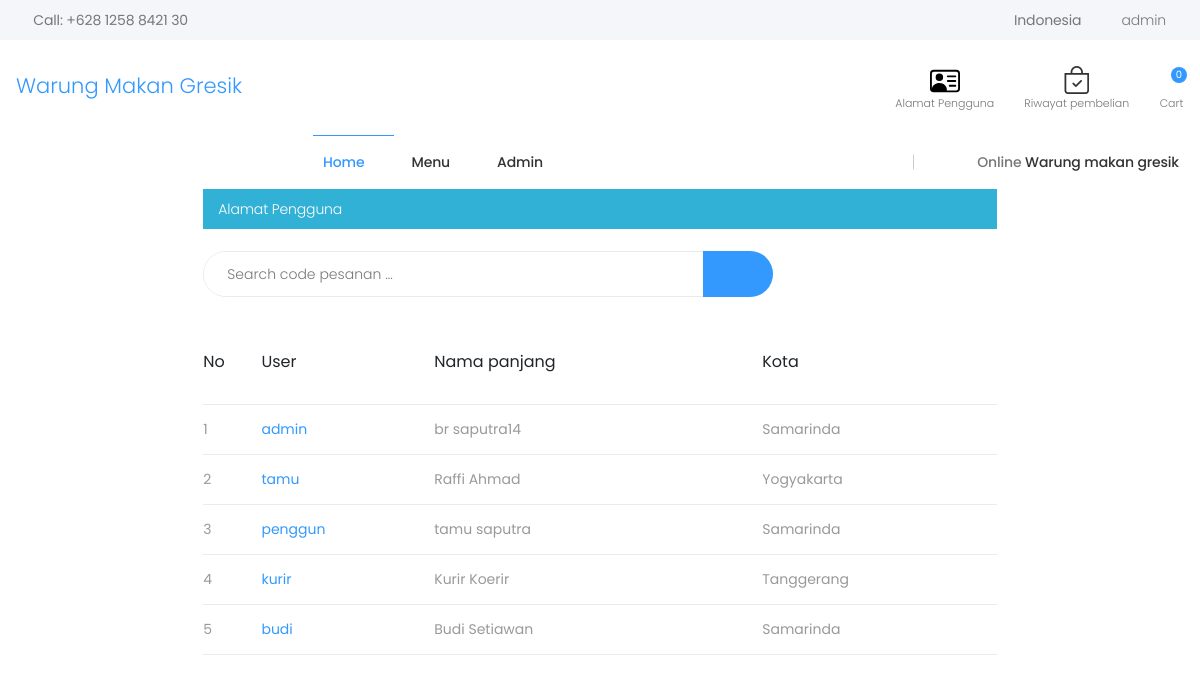
The page /alamat (signed in) on the database its author committed.
### order/models.py (models this page shows, shortened)
class Order(models.Model):
    PAYMENT_METHOD = (
        ('Cash on delivery', 'Cash on Delivery'),
        ('Dana "fake payment" ', 'Dana "fake payment" '),
    )
    code = models.CharField(max_length=100,blank=True,null=True)
    user = models.ForeignKey(User, on_delete = models.CASCADE)
    orderitems = models.ManyToManyField(Cart,related_name = 'cartt')
    catatan = models.TextField(blank=True,null=True)
    total_harga = models.CharField(max_length=100,blank=True,null=True)
    ordered = models.BooleanField(default=False)
    status = models.IntegerField(choices=status,default="1")
    created = models.DateTimeField(auto_now_add=True)
    paymentid = models.CharField(max_length=255,blank=True,null=True)
    orderid = models.CharField(max_length=255,blank=True,null=True)
    payment_method = models.CharField(max_length=30,choices=PAYMENT_METHOD,default="Cash on delivery",verbose_name="Metode pembayaran")
    def get_totals(self):
        total = 0
        return total

### payment/models.py (models this page shows, shortened)
class Billingaddress(models.Model):
    user = models.ForeignKey(User, on_delete=models.CASCADE)
    first_name = models.CharField(max_length=20, blank=True,null=True)
    last_name = models.CharField(max_length=20, blank=True,null=True)
    address1 = models.TextField(max_length=100,verbose_name="Alamat")
    address2 = models.TextField(verbose_name="Rincian Alamat")
    city = models.CharField(max_length=100, blank=True,null=True, verbose_name="Kota")
    zipcode = models.CharField(max_length=15, blank=True,null=True, verbose_name='Kode pos')
    phone_number = models.CharField(max_length=16,blank=True,null=True,verbose_name="Nomor Telepon")

### store/views.py (the view)
# urls.py: path('alamat', views.view_pembelian, name="view_pembelian"),
@user_passes_test(operator,login_url='home')
def view_pembelian (request):
    alamat = Billingaddress.objects.all()
    context = {
        'al':alamat
    }
    return render(request, 'alamat/pembeliann.html',context)

### control_page/templatetags/auth_extras.py (called while the page is built)
@register.filter(name='has_group')
def has_group(user, group_name):
    group = Group.objects.get(name=group_name)
    return True if group in user.groups.all() else False

### order/templatetags/cart_product.py (called while the page is built)
@register.filter
def cart_view(user):
    cart = Cart.objects.filter(user=user, purchased=False)
    if cart.exists():
        return cart
    else:
        return cart

@register.filter
def cart_total(user):
    order = Order.objects.filter(user=user, ordered=False)
    if order.exists():
        return order[0].get_totals()
    else:
        return 0

@register.filter
def cart_count(user):
    order = Order.objects.filter(user=user, ordered=False)
    if order.exists():
        return order[0].orderitems.count()
    else:
        return 0

### store/templatetags/category.py (called while the page is built)
@register.filter
def category(user):
    if user.is_authenticated:
        cat = Category.objects.filter(parent=None)
        return cat

### store/views.py (called while the page is built)
def operator(user):
    return user.groups.filter(name='operator').exists()

### store/templates/alamat/pembeliann.html (shortened to what this page needs)
{% extends 'base.html' %} {% block content %} {% load category %} {% load cart_product %} {% load auth_extras %} {% load static %}
<div class="dropdown cart-dropdown">
  <a href="#" class="dropdown-toggle" role="button" data-toggle="dropdown" aria-haspopup="true" aria-expanded="false" data-display="static">
    <div class="icon">
      {% if request.user.is_authenticated %}
      <span class="cart-count">{{request.user|cart_count}}</span>
      {% else %}
      <span class="cart-count">0</span>
      {% endif %}
    </div>
    <p>Cart</p>
  </a>
</div>
</div>
</div>
</div>
<div class="header-bottom sticky-header">
<div class="container">
<div class="header-left">
</div>
<div class="header-center">
<nav class="main-nav">
  <ul class="menu sf-arrows">
    <li class="megamenu-container active">
      <a href="{% url 'home'%}" class="sf-with-ul">Home</a>
    </li>
    <li>
      <a href="#" class="sf-with-ul">Menu</a>
      <ul>
          {% for cat in request.user|category %}
          {% if not cat.childern.all %}
        <li class="item-lead"><a href="/{{cat.name}}">{{cat.name}}</a></li>
        {% else %}
          </ul>
      </li>
        {% endif %}
        {% endfor %}
{% if request.user|has_group:"operator" %}
    <li>
      <a href="{% url 'cpage' %}" class="sf-with-ul">Admin</a>
    </li>
{% endif %}
</nav>
</div>
<div class="header-right">
<p>Online<span class="highlight">&nbsp;Warung makan gresik</span></p>
</div>
</div>
</div>
</header>
<div class="row">
  <div class="col-sm-8 offset-2">
    <h2 class="alert alert-info">Alamat Pengguna</h2>
    <div class="header-center" >
      <div class="header-search header-search-extended header-search-visible d-none d-lg-block">
        <form method="POST" action="{% url 'search_alamat' %}">
          <div class="header-search-wrapper search-wrapper-wide">
            <input type="search" class="form-control" name="pencarian_alamat" id="q" placeholder="Search code pesanan ..." required />
            <button class="btn btn-primary" type="submit"><i class="icon-search"></i></button>
          </div>
        </form>
      </div>
    </div>
    <table class="table">
      <thead>
        <tr>
          <td scope="col">No</td>
          <td scope="col">User</td>
          <td scope="col">Nama panjang</td>
          <td scope="col">Kota</td>
        </tr>
      </thead>
      <tbody>
        {% for i in al %}
        <tr>
          <th>{{forloop.counter}}</th>
          <th><a href="{% url 'detail_alamat' i.id %}">{{i.user}}</a></th>
          <th>{{i.first_name}} {{i.last_name}}</th>
          <th>{{i.city}}</th>
        </tr>
        {% endfor %}
      </tbody>
    </table>
  </div>
</div>
{% endblock content %}

### store/templates/base.html (shortened to what this page needs)
{% load static %}  {% load category %} {% load cart_product %} {% load auth_extras %}
<html lang="en">
  <head>
    <link rel="stylesheet" href="https://cdn.jsdelivr.net/npm/bootstrap-icons@1.10.2/font/bootstrap-icons.css">
    <link rel="stylesheet" href="{% static 'css/iziToast.css' %}">
<link rel="stylesheet" href="{% static 'css/iziToast.min.css' %}">
    <link rel="stylesheet" href="{% static 'store/assets/css/bootstrap.min.css' %}" />
    <link rel="stylesheet" href="{% static 'store/assets/css/plugins/owl-carousel/owl.carousel.css' %}" />
    <link rel="stylesheet" href="{% static 'store/assets/css/plugins/magnific-popup/magnific-popup.css' %}" />
    <link rel="stylesheet" href="{% static 'store/assets/css/plugins/jquery.countdown.css' %}" />
    <link rel="stylesheet" href="{% static 'store/assets/css/style.css' %}" />
    <link rel="stylesheet" href="{% static 'store/assets/css/skins/skin-demo-4.css' %}" />
    <link rel="stylesheet" href="{% static 'store/assets/css/demos/demo-4.css' %}" />
  </head>
  <body>
    <div class="page-wrapper">
      <header class="header header-intro-clearance header-4">
        <div class="header-top">
          <div class="container">
            <div class="header-left">
              <a href="tel:#"><i class="icon-phone"></i>Call: +628 1258 8421 30</a>
            </div>
            <div class="header-right">
              <ul class="top-menu">
                <li>
                  <ul>
                    <li><a href="#" data-toggle="modal">Indonesia</a></li>
                    <li>
                      {% if request.user.is_authenticated %}
                      <div class="header-dropdown">
                        <a href="#">{{user}}</a>
                        {% endif %}
                      </div>
                    </li>
                  </ul>
                </li>
              </ul>
            </div>
          </div>
        </div>
        <div class="header-middle">
          <div class="container">
            <div class="header-left">
              <a href="{% url 'home' %}" class="logo" style="font-size:21px">
                Warung Makan Gresik
              </a>
            </div>
            <div class="header-right">
  {% if request.user|has_group:"operator" %}
              <div class="wishlist">
                <a href="{% url 'view_pembelian' %}" title="alamat pengguna" >
                  <div class="icon">
                  </div>
                  <p>Alamat Pengguna</p>
                </a>
              </div>
  {% endif %}
  {% if request.user|has_group:"kurir"%}
              <div class="wishlist">
                <a href="{% url 'view_pembelian2' %}" title="alamat pengguna" >
                  <div class="icon">
                    <svg xmlns="http://www.w3.org/2000/svg" width="30" height="30" fill="black" class="bi bi-person-vcard" viewBox="0 0 16 16">
                      <path d="M5 8a2 2 0 1 0 0-4 2 2 0 0 0 0 4Zm4-2.5a.5.5 0 0 1 .5-.5h4a.5.5 0 0 1 0 1h-4a.5.5 0 0 1-.5-.5ZM9 8a.5.5 0 0 1 .5-.5h4a.5.5 0 0 1 0 1h-4A.5.5 0 0 1 9 8Zm1 2.5a.5.5 0 0 1 .5-.5h3a.5.5 0 0 1 0 1h-3a.5.5 0 0 1-.5-.5Z"/>
                      <path d="M2 2a2 2 0 0 0-2 2v8a2 2 0 0 0 2 2h12a2 2 0 0 0 2-2V4a2 2 0 0 0-2-2H2ZM1 4a1 1 0 0 1 1-1h12a1 1 0 0 1 1 1v8a1 1 0 0 1-1 1H8.96c.026-.163.04-.33.04-.5C9 10.567 7.21 9 5 9c-2.086 0-3.8 1.398-3.984 3.181A1.006 1.006 0 0 1 1 12V4Z"/>
                    </svg>
                  </div>
                  <p>Alamat Pengguna</p>
                </a>
              </div>
              <div class="wishlist">
                <a href="{% url 'pembelian' %}" title="riwayat pembelian" >
                  <div class="icon">
                    <i class="bi bi-bag-check"></i>
                  </div>
                  <p>Riwayat pembelian</p>
                </a>
              </div>
  {% else %}
              <div class="wishlist">
                <a href="{% url 'pembelian' %}" title="riwayat pembelian" >
                  <div class="icon">
                    <i class="bi bi-bag-check"></i>
                  </div>
                  <p>Riwayat pembelian</p>
                </a>
              </div>
{% endif %}
  {% block content %}{% endblock content %}
  {% block js %}
 </body>
</html>{% endblock js %}

### static/store/assets/css/skins/skin-demo-4.css (style rules this page uses)
a { color:#39f }
.btn-primary { color:#fff;background-color:#39f;border-color:#39f;box-shadow:none }
.cart-dropdown .cart-count { background-color:#39f }
.menu li:hover>a,.menu li.show>a,.menu li.active>a { color:#39f }
.header-bottom .menu>li>a:before { background-color:#39f }

### rows shown on the page
Billingaddress: user "admin", first_name "br", last_name "saputra14", city "Samarinda"
Billingaddress: user "tamu", first_name "Raffi", last_name "Ahmad", city "Yogyakarta"
Billingaddress: user "penggun", first_name "tamu", last_name "saputra", city "Samarinda"
Billingaddress: user "kurir", first_name "Kurir", last_name "Koerir", city "Tanggerang"
Billingaddress: user "budi", first_name "Budi", last_name "Setiawan", city "Samarinda"

### other values the page prints
{{ user }} "admin"
{{ request.user|cart_count }} "0"
